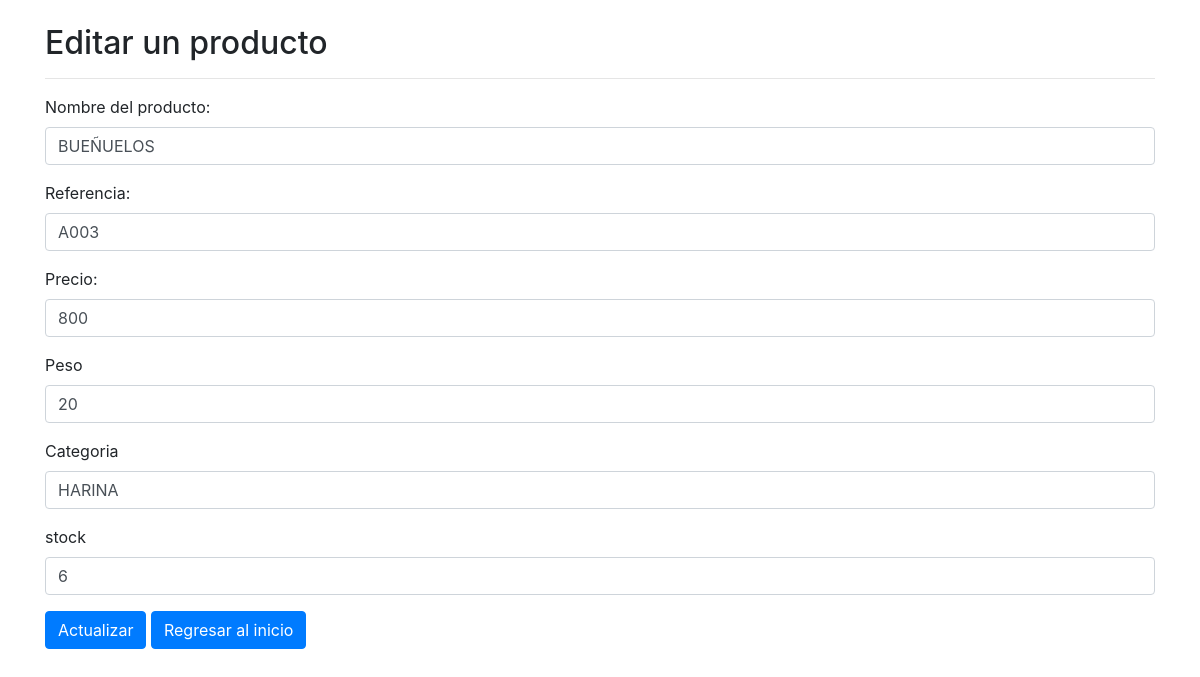
Page /editar.php?id=23 on the committed database.
### tables this page shows
CREATE TABLE `productos` (
  `prd_id` int(11) NOT NULL,
  `prd_nombre` varchar(100) NOT NULL,
  `prd_referencia` varchar(50) NOT NULL,
  `prd_precio` int(11) NOT NULL,
  `prd_peso` int(11) NOT NULL,
  `prd_categoria` varchar(100) NOT NULL,
  `prd_stock` int(11) NOT NULL,
  `prd_creado` date NOT NULL
);

### php/producto.php (called while the page is built, shortened)
<?php
    class _productos {
        function getEditarProductos($id) {
            $db = new DB();
            $connect = $db->connect();
            $productos = [];
            $sql = "SELECT * FROM productos WHERE prd_id = :prd_id";
            $query = $connect -> prepare($sql);
            $query -> execute([
            'prd_id' => $id
            ]);
            $results = $query -> fetchAll(PDO::FETCH_OBJ);
            if($query -> rowCount() > 0)   {
                foreach($results as $result) {
                    array_push($productos, $result);
               }
            }
            return $productos;
        }
	}
 ?>

### editar.php (the view, shortened to what this page needs)
<?php
    require_once 'php/producto.php';
    $productos = new _productos();
    $get_productos = $productos->getEditarProductos($_GET['id']);
  ?>
 <?php include "templates/header.php"; ?>
<?php
if ($get_productos>0) {
    foreach ($get_productos as $fila) {
  ?>
  <div class="container">
  <div class="row">
    <div class="col-md-12">
      <h2 class="mt-4">Editar un producto</h2>
      <hr>
      <form action="editar.php?id=<?=$_GET['id']?>" method="post">
        <div class="form-group">
          <label for="nombre">Nombre del producto:</label>
          <input type="text" name="nombre" id="nombre" class="form-control" value="<?= $fila->prd_nombre; ?>"  required>
        </div>
        <div class="form-group">
          <label for="referencia">Referencia:</label>
          <input type="text" name="referencia" id="referencia" class="form-control" value="<?= $fila->prd_referencia; ?>"  required>
        </div>
        <div class="form-group">
          <label for="precio">Precio:</label>
          <input type="number" name="precio" id="precio" class="form-control" value="<?= $fila->prd_precio; ?>"  required>
        </div>
        <div class="form-group">
          <label for="peso">Peso</label>
          <input type="number" name="peso" id="peso" class="form-control" value="<?= $fila->prd_peso; ?>"  required>
        </div>
        <div class="form-group">
          <label for="categoria">Categoria</label>
          <input type="text" name="categoria" id="categoria" class="form-control" value="<?= $fila->prd_categoria; ?>"  required>
        </div>
        <div class="form-group">
          <label for="stock">stock</label>
          <input type="number" name="stock" id="stock" class="form-control" value="<?= $fila->prd_stock; ?>"  required>
        </div>
        <div class="form-group">
          <input type="submit" class="btn btn-primary" value="Actualizar">
          <a class="btn btn-primary" href="index.php">Regresar al inicio</a>
        </div>
      </form>
    </div>
  </div>
</div>
  <?php
   }
}
?>
<?php require "templates/footer.php"; ?>

### rows in the picture
productos: nombre "BUEÑUELOS", referencia "A003", precio "800", peso "20", categoria "HARINA", stock "6"
